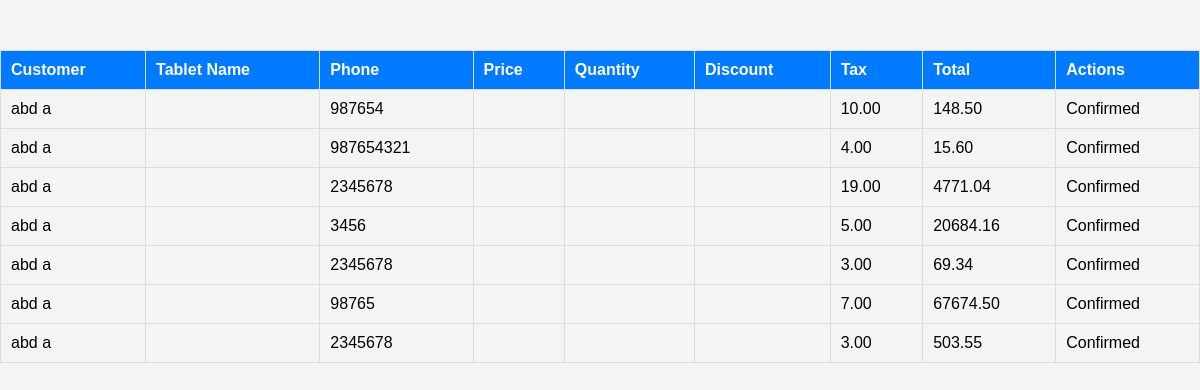
The app's page /confirm/ with its own data.
### shopapp/models.py (models this page shows, shortened)
class Sale(models.Model):
    customer = models.ForeignKey('Customer', on_delete=models.CASCADE)
    phone = models.BigIntegerField()
    tax = models.DecimalField(max_digits=5, decimal_places=2, default=0)
    total = models.DecimalField(max_digits=10, decimal_places=2, default=0)
    confirmed = models.CharField(max_length=20, choices=SALE_STATUS_CHOICES, blank=True, null=True)
    status = models.BooleanField(default=False)

class Customer(models.Model):
    user = models.OneToOneField(User, on_delete=models.CASCADE, null=True, blank=True)
    first_name = models.CharField(max_length=100)
    last_name = models.CharField(max_length=100)
    username = models.CharField(max_length=50,blank=True,null=True)
    password = models.CharField(max_length=20, null=True, blank=True)
    address = models.CharField(max_length=100, null=True, blank=True)
    city = models.CharField(max_length=100, null=True, blank=True)
    state = models.CharField(max_length=100, null=True, blank=True)
    pincode = models.IntegerField(null=True, blank=True)
    phone_number = models.BigIntegerField()
    mail_id = models.EmailField(null=True, blank=True)
    role = models.CharField(max_length=20, null=True, blank=True)
    profile_picture = models.ImageField(upload_to='profile', blank=True, null=True)
    def __str__(self):
        return f"{self.first_name} {self.last_name}"

### shopapp/views.py (the view)
# urls.py: path('confirm/', views.confirm, name='confirm'),
def confirm(request):
    sales = Sale.objects.all()
    return render(request,'confirm.html',{'sales':sales})

### templates/confirm.html (shortened to what this page needs)
<!DOCTYPE html>
<html lang="en">
<head>
</head>
<body>
    <table>
        <tr>
            <th>Customer</th>
            <th>Tablet Name</th>
            <th>Phone</th>
            <th>Price</th>
            <th>Quantity</th>
            <th>Discount</th>
            <th>Tax</th>
            <th>Total</th>
            <th>Actions</th>
        </tr>
        {% for i in sales %}
        <tr>
            <td>{{ i.customer }}</td>
            <td>{{ i.tablet_name }}</td>
            <td>{{ i.phone }}</td>
            <td>{{ i.price }}</td>
            <td>{{ i.quantity }}</td>
            <td>{{ i.discount }}</td>
            <td>{{ i.tax }}</td>
            <td>{{ i.total }}</td>
            <td>
                {% if not i.confirmed %}
                <a href="{% url 'confirm_sale' i.pk %}" class="confirm-link">Confirm</a>
                {% else %}
                Confirmed
                {% endif %}
            </td>
        </tr>
        {% endfor %}
    </table>
</body>
</html>

### templates/confirm.html (style rules this page uses)
body { font-family: Arial, sans-serif; background-color: #f4f4f4; margin: 0; padding: 0; }
table { width: 100%; border-collapse: collapse; margin: 50px 0; }
table th, table td { padding: 10px; border: 1px solid #ddd; text-align: left; }
table th { background-color: #007bff; color: #fff; }

### records on screen
Sale: customer "abd a", phone "987654", tax "10.00", total "148.50", confirmed "Confirmed"
Sale: customer "abd a", phone "987654321", tax "4.00", total "15.60", confirmed "Confirmed"
Sale: customer "abd a", phone "2345678", tax "19.00", total "4771.04", confirmed "Confirmed"
Sale: customer "abd a", phone "3456", tax "5.00", total "20684.16", confirmed "Confirmed"
Sale: customer "abd a", phone "2345678", tax "3.00", total "69.34", confirmed "Confirmed"
Sale: customer "abd a", phone "98765", tax "7.00", total "67674.50", confirmed "Confirmed"
Sale: customer "abd a", phone "2345678", tax "3.00", total "503.55", confirmed "Confirmed"
